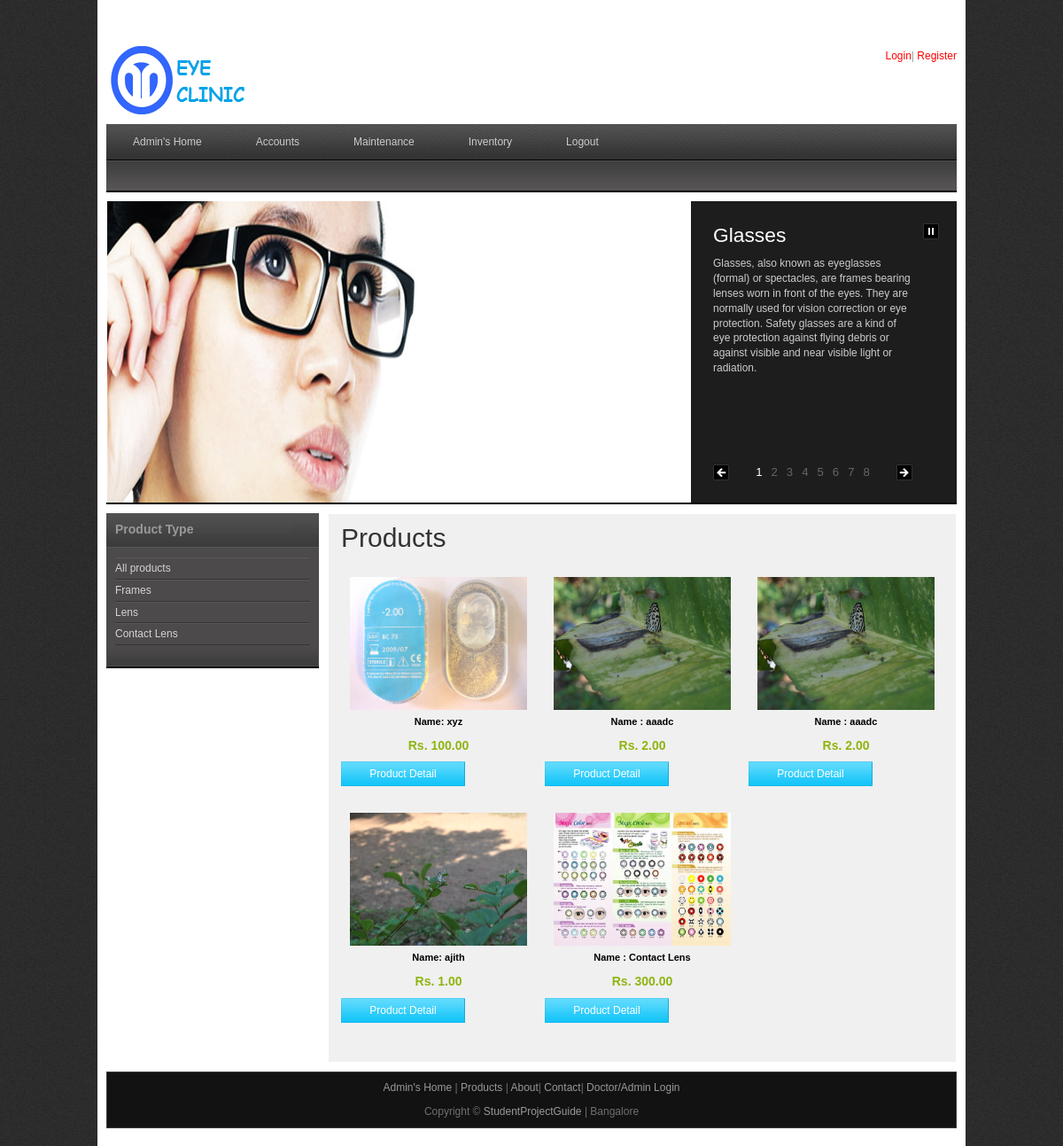
The page / (signed in) on the database its author committed.
### tables this page shows
CREATE TABLE IF NOT EXISTS `products` (
  `prod_id` int(10) NOT NULL AUTO_INCREMENT,
  `branch_id` int(10) NOT NULL,
  `name` varchar(50) NOT NULL,
  `product_type` varchar(50) NOT NULL,
  `sub_type` varchar(25) NOT NULL,
  `image` varchar(100) NOT NULL,
  `color` varchar(20) NOT NULL,
  `cost` double(10,2) NOT NULL,
  `quantity` int(10) NOT NULL,
  PRIMARY KEY (`prod_id`)
);

### index.php (the view, shortened to what this page needs)
<?php
include("includes/header.php");
include("includes/conn.php");
?>
    <div id="templatemo_middle" class="carousel">
    	<div class="panel">
				<div class="details_wrapper">
					<div class="details">
						<div class="detail">
							<h2>Glasses</h2>
                            <p>Glasses, also known as eyeglasses (formal) or spectacles, are frames bearing lenses worn in front of the eyes. They are normally used for vision correction or eye protection. Safety glasses are a kind of eye protection against flying debris or against visible and near visible light or radiation.</p>
							</div>
					</div>
				</div>
				<div class="paging">
					<div id="numbers"></div>
					<a href="javascript:void(0);" class="previous" title="Previous" >Previous</a>
					<a href="javascript:void(0);" class="next" title="Next">Next</a>
				</div>
				<a href="javascript:void(0);" class="pause" title="Turn off autoplay">Pause</a>
			</div>
			<div class="backgrounds">
				<div class="item item_1">
					<img src="images/slider/1.jpg" alt="Slider 01" />
				</div>
			</div>
    </div>
    <div id="templatemo_main">
   		<div id="sidebar" class="float_l">
        	<div class="sidebar_box"><span class="bottom"></span>
            	<?php
				include("sidebar.php");
				?>
            </div>
   		</div>
       <div id="templatemo_main">
        <div id="content" class="float_r">
        	<h1>Products</h1>
            <?php
if(isset($_GET[type]))
{
$results = mysqli_query($con,"select * from products where product_type='$_GET[type]' ORDER BY prod_id DESC  LIMIT 0 , 9");
}
else
{
$results = mysqli_query($con,"select * from products ORDER BY prod_id DESC  LIMIT 0 , 9");
}
			$i=0;
			while($ros = mysqli_fetch_array($results))
			{
				if($ros['image']=="")
				{
				$img = "upload/noimage.jpg";
				}
				else
				{
				$img = "upload/".$ros[image];
				}
				if($i==0)
				{
				?>
            <div class="product_box"><a href="productdetail.php?proid=<?php  echo $ros["prod_id"]; ?>&testids=<?php  echo $_GET[testids]; ?>">
            <a href="productdetail.php?proid=<?php  echo $ros["prod_id"]; ?>&testids=<?php  echo $_GET[testids]; ?>">
            <a href="productdetail.php?proid=<?php  echo $ros["prod_id"]; ?>&testids=<?php  echo $_GET[testids]; ?>">
            <a href="productdetail.php?proid=<?php  echo $ros["prod_id"]; ?>&testids=<?php  echo $_GET[testids]; ?>">
            <img src="<?php   echo $img; ?>" alt="Image 02" height="150" width="200"/></a></a></a></a>
              <h3><?php   echo "Name: ". $ros["name"]; ?></h3>
                <p class="product_price">Rs. <?php   echo $ros["cost"]; ?></p>
                <a href="productdetail.php?proid=<?php  echo $ros["prod_id"]; ?>&testids=<?php  echo $_GET[testids]; ?>" class="add_to_card">Product Detail</a>
            </div>
            <?php
			$i=1;
				}
				else if($i==1)
				{
				?>
            <div class="product_box">
           	  <a href="productdetail.php?proid=<?php  echo $ros["prod_id"]; ?>"><img src="<?php  echo $img; ?>" alt="Image 02" height="150" width="200"/></a>
                <h3>Name : <?php   echo $ros["name"]; ?></h3>
                <p class="product_price">Rs. <?php   echo $ros["cost"]; ?></p>
              <a href="productdetail.php?proid=<?php  echo $ros["prod_id"]; ?>&testids=<?php  echo $_GET[testids]; ?>" class="add_to_card">Product Detail</a>
            </div>
            <?php
			$i=2;
				}
				else if($i==2)
				{
				?>
            <div class="product_box no_margin_right">
      <a href="productdetail.php?proid=<?php  echo $ros["prod_id"]; ?>"><img src="<?php  echo $img; ?>" alt="Image 02" height="150" width="200"/></a>
                <h3>Name : <?php   echo $ros["name"]; ?></h3>
                <p class="product_price">Rs. <?php   echo $ros["cost"]; ?></p>
              <a href="productdetail.php?proid=<?php   echo $ros["prod_id"]; ?>" class="add_to_card">Product Detail</a>
            </div>
            <?php
			$i=0;
				}
				?>
            	<?php
			}
			?>
      </div>
    </div>
    <?php
include("includes/footer.php");
?>

### css/templatemo_style.css (style rules this page uses)
body { margin: 0; padding: 0; color: #999; font-family: Tahoma, Geneva, sans-serif; font-size: 12px; line-height: 1.4em; background-color: #2e2e2e; background-repeat: repeat; background-image: url(../images/templatemo_body.jpg) }
a, a:link, a:visited { color: #08aee3; font-weight: normal; text-decoration: none; }
p { margin: 0 0 10px 0; padding: 0; }
img { border: none; }
h1, h2, h3, h4, h5, h6 { color: #333; font-weight: normal; }
h1 { font-size: 30px; margin: 0 0 30px; padding: 5px 0; }
h2 { font-size: 26px; margin: 0 0 25px; padding: 5px 0; }
h3 { font-size: 20px; margin: 0 0 20px; padding: 0; }
.float_l { float: left }
.float_r { float: right }
#templatemo_middle { width: 100%; height: 340px; margin-bottom: 10px; padding-bottom: 2px; background: #fff url(../images/templatemo_middle.jpg) repeat-x bottom }
#templatemo_main { width: 100%; margin-bottom: 10px; }
#content { width: 680px; background: #f0f0f0; border: 1px solid #fff; padding: 14px; }
#sidebar { width: 240px }
.sidebar_box { position: relative; background: #4c4a4a; margin-bottom: 36px; }
.sidebar_box span.bottom { position: absolute; bottom: -26px; left: 0; width: 240px; height: 26px; background: url(../images/templatemo_sidebar_bottom.jpg) }
.product_box { float: left; width: 220px; text-align: center; margin: 0 10px 30px 0; }
.product_box img { margin-bottom: 5px; }
.product_box h3 { font-size: 11px; color: #000; font-weight: 700; margin-bottom: 10px; }
.product_box .product_price { color: #8fb410; font-size: 14px; font-weight: 700 }
.product_box .add_to_card { float: left; display: block; width: 140px; height: 28px; line-height: 28px; text-align: center; color: #fff; background: url(../images/add_to_cart.jpg) }
.no_margin_right { margin-right: 0; }

### rows shown on the page
products: image (picture), name "xyz", cost "100.00"
products: image (picture), name "aaadc", cost "2.00"
products: image (picture), name "aaadc", cost "2.00"
products: image (picture), name "ajith", cost "1.00"
products: image (picture), name "Contact Lens", cost "300.00"
